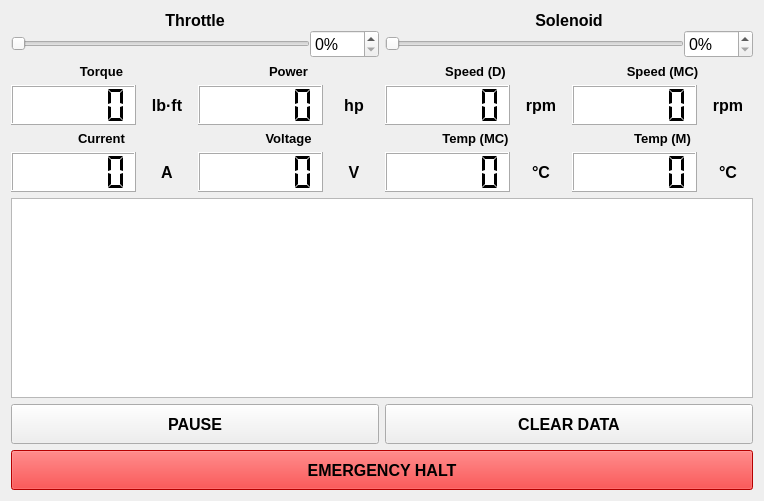
       <widget class="QWidget" name="tabDyno">
        <attribute name="title">
         <string>Dyno Monitor</string>
        </attribute>
        <layout class="QVBoxLayout" name="verticalLayout">
         <item>
          <layout class="QHBoxLayout" name="hLayoutInput">
           <item>
            <layout class="QVBoxLayout" name="vLayoutThrottle">
             <property name="spacing">
              <number>0</number>
             </property>
             <item>
              <widget class="QLabel" name="labelThrottle">
               <property name="font">
                <font>
                 <pointsize>12</pointsize>
                 <weight>75</weight>
                 <bold>true</bold>
                </font>
               </property>
               <property name="text">
                <string>Throttle</string>
               </property>
               <property name="alignment">
                <set>Qt::AlignCenter</set>
               </property>
              </widget>
             </item>
             <item>
              <layout class="QHBoxLayout" name="hLayoutThrottle">
               <item>
                <widget class="QSlider" name="hSliderThrottle">
                 <property name="maximum">
                  <number>100</number>
                 </property>
                 <property name="orientation">
                  <enum>Qt::Horizontal</enum>
                 </property>
                </widget>
               </item>
               <item>
                <widget class="QDoubleSpinBox" name="spinBoxThrottle">
                 <property name="font">
                  <font>
                   <pointsize>12</pointsize>
                  </font>
                 </property>
                 <property name="suffix">
                  <string>%</string>
                 </property>
                 <property name="decimals">
                  <number>0</number>
                 </property>
                 <property name="maximum">
                  <double>100.000000000000000</double>
                 </property>
                </widget>
               </item>
              </layout>
             </item>
            </layout>
           </item>
           <item>
            <layout class="QVBoxLayout" name="vLayoutLoad">
             <property name="spacing">
              <number>0</number>
             </property>
             <item>
              <widget class="QLabel" name="labelLoad">
               <property name="font">
                <font>
                 <pointsize>12</pointsize>
                 <weight>75</weight>
                 <bold>true</bold>
                </font>
               </property>
               <property name="text">
                <string>Solenoid</string>
               </property>
               <property name="alignment">
                <set>Qt::AlignCenter</set>
               </property>
              </widget>
             </item>
             <item>
              <layout class="QHBoxLayout" name="hlLayoutLoad">
               <item>
                <widget class="QSlider" name="hSliderLoad">
                 <property name="maximum">
                  <number>100</number>
                 </property>
                 <property name="orientation">
                  <enum>Qt::Horizontal</enum>
                 </property>
                </widget>
               </item>
               <item>
                <widget class="QDoubleSpinBox" name="spinBoxLoad">
                 <property name="font">
                  <font>
                   <pointsize>12</pointsize>
                  </font>
                 </property>
                 <property name="suffix">
                  <string>%</string>
                 </property>
                 <property name="decimals">
                  <number>0</number>
                 </property>
                 <property name="maximum">
                  <double>100.000000000000000</double>
                 </property>
                </widget>
               </item>
              </layout>
             </item>
            </layout>
           </item>
          </layout>
         </item>
         <item>
          <layout class="QHBoxLayout" name="hLayoutOutput_1">
           <item>
            <layout class="QVBoxLayout" name="vLayoutTorque">
             <item>
              <widget class="QLabel" name="labelTorque">
               <property name="font">
                <font>
                 <pointsize>10</pointsize>
                 <weight>75</weight>
                 <bold>true</bold>
                </font>
               </property>
               <property name="text">
                <string>Torque</string>
               </property>
               <property name="alignment">
                <set>Qt::AlignCenter</set>
               </property>
               <property name="margin">
                <number>3</number>
               </property>
              </widget>
             </item>
             <item>
              <layout class="QHBoxLayout" name="hLayoutTorque">
               <item>
                <widget class="QLCDNumber" name="lcdNumberTorque">
                 <property name="sizePolicy">
                  <sizepolicy hsizetype="Expanding" vsizetype="Fixed">
                   <horstretch>0</horstretch>
                   <verstretch>0</verstretch>
                  </sizepolicy>
                 </property>
                 <property name="minimumSize">
                  <size>
                   <width>125</width>
                   <height>40</height>
                  </size>
                 </property>
                 <property name="styleSheet">
                  <string notr="true">background-color: white;</string>
                 </property>
                 <property name="smallDecimalPoint">
                  <bool>true</bool>
                 </property>
                 <property name="digitCount">
                  <number>5</number>
                 </property>
                 <property name="segmentStyle">
                  <enum>QLCDNumber::Flat</enum>
                 </property>
                 <property name="value" stdset="0">
                  <double>0.000000000000000</double>
                 </property>
                 <property name="intValue" stdset="0">
                  <number>0</number>
                 </property>
                </widget>
               </item>
               <item>
                <widget class="QLabel" name="labelTorqueUnits">
                 <property name="sizePolicy">
                  <sizepolicy hsizetype="Minimum" vsizetype="Preferred">
                   <horstretch>0</horstretch>
                   <verstretch>0</verstretch>
                  </sizepolicy>
                 </property>
                 <property name="minimumSize">
                  <size>
                   <width>50</width>
                   <height>0</height>
                  </size>
                 </property>
                 <property name="font">
                  <font>
                   <pointsize>12</pointsize>
                   <weight>75</weight>
                   <bold>true</bold>
                  </font>
                 </property>
                 <property name="text">
                  <string>lb·ft</string>
                 </property>
                 <property name="alignment">
                  <set>Qt::AlignCenter</set>
                 </property>
                 <property name="margin">
                  <number>5</number>
                 </property>
                </widget>
               </item>
              </layout>
             </item>
            </layout>
           </item>
           <item>
            <layout class="QVBoxLayout" name="vLayoutPower">
             <item>
              <widget class="QLabel" name="labelTach_2">
               <property name="font">
                <font>
                 <pointsize>10</pointsize>
                 <weight>75</weight>
                 <bold>true</bold>
                </font>
               </property>
               <property name="text">
                <string>Power</string>
               </property>
               <property name="alignment">
                <set>Qt::AlignCenter</set>
               </property>
               <property name="margin">
                <number>3</number>
               </property>
              </widget>
             </item>
             <item>
              <layout class="QHBoxLayout" name="hLayoutPowerLCD">
               <item>
                <widget class="QLCDNumber" name="lcdNumberPower">
                 <property name="sizePolicy">
                  <sizepolicy hsizetype="Expanding" vsizetype="Fixed">
                   <horstretch>0</horstretch>
                   <verstretch>0</verstretch>
                  </sizepolicy>
                 </property>
                 <property name="minimumSize">
                  <size>
                   <width>125</width>
                   <height>40</height>
                  </size>
                 </property>
                 <property name="styleSheet">
                  <string notr="true">background-color: white;</string>
                 </property>
                 <property name="smallDecimalPoint">
                  <bool>true</bool>
                 </property>
                 <property name="digitCount">
                  <number>5</number>
                 </property>
                 <property name="segmentStyle">
                  <enum>QLCDNumber::Flat</enum>
                 </property>
                 <property name="value" stdset="0">
                  <double>0.000000000000000</double>
                 </property>
                 <property name="intValue" stdset="0">
                  <number>0</number>
                 </property>
                </widget>
               </item>
               <item>
                <widget class="QLabel" name="labelPowerUnits">
                 <property name="sizePolicy">
                  <sizepolicy hsizetype="Minimum" vsizetype="Preferred">
                   <horstretch>0</horstretch>
                   <verstretch>0</verstretch>
                  </sizepolicy>
                 </property>
                 <property name="minimumSize">
                  <size>
                   <width>50</width>
                   <height>0</height>
                  </size>
                 </property>
                 <property name="font">
                  <font>
                   <pointsize>12</pointsize>
                   <weight>75</weight>
                   <bold>true</bold>
                  </font>
                 </property>
                 <property name="text">
                  <string>hp</string>
                 </property>
                 <property name="alignment">
                  <set>Qt::AlignCenter</set>
                 </property>
                 <property name="margin">
                  <number>5</number>
                 </property>
                </widget>
               </item>
              </layout>
             </item>
            </layout>
           </item>
           <item>
            <layout class="QVBoxLayout" name="vLayoutTach">
             <item>
              <widget class="QLabel" name="labelTach">
               <property name="font">
                <font>
                 <pointsize>10</pointsize>
                 <weight>75</weight>
                 <bold>true</bold>
                </font>
               </property>
               <property name="text">
                <string>Speed (D)</string>
               </property>
               <property name="alignment">
                <set>Qt::AlignCenter</set>
               </property>
               <property name="margin">
                <number>3</number>
               </property>
              </widget>
             </item>
             <item>
              <layout class="QHBoxLayout" name="hLayoutTachLCD">
               <item>
                <widget class="QLCDNumber" name="lcdNumberTach">
                 <property name="sizePolicy">
                  <sizepolicy hsizetype="Expanding" vsizetype="Fixed">
                   <horstretch>0</horstretch>
                   <verstretch>0</verstretch>
                  </sizepolicy>
                 </property>
                 <property name="minimumSize">
                  <size>
                   <width>125</width>
                   <height>40</height>
                  </size>
                 </property>
                 <property name="styleSheet">
                  <string notr="true">background-color: white;</string>
                 </property>
                 <property name="smallDecimalPoint">
                  <bool>true</bool>
                 </property>
                 <property name="digitCount">
                  <number>5</number>
                 </property>
                 <property name="segmentStyle">
                  <enum>QLCDNumber::Flat</enum>
                 </property>
                 <property name="value" stdset="0">
                  <double>0.000000000000000</double>
                 </property>
                 <property name="intValue" stdset="0">
                  <number>0</number>
                 </property>
                </widget>
               </item>
               <item>
                <widget class="QLabel" name="labelTachUnits">
                 <property name="sizePolicy">
                  <sizepolicy hsizetype="Minimum" vsizetype="Preferred">
                   <horstretch>0</horstretch>
                   <verstretch>0</verstretch>
                  </sizepolicy>
                 </property>
                 <property name="minimumSize">
                  <size>
                   <width>50</width>
                   <height>0</height>
                  </size>
                 </property>
                 <property name="font">
                  <font>
                   <pointsize>12</pointsize>
                   <weight>75</weight>
                   <bold>true</bold>
                  </font>
                 </property>
                 <property name="text">
                  <string>rpm</string>
                 </property>
                 <property name="alignment">
                  <set>Qt::AlignCenter</set>
                 </property>
                 <property name="margin">
                  <number>5</number>
                 </property>
                </widget>
               </item>
              </layout>
             </item>
            </layout>
           </item>
           <item>
            <layout class="QVBoxLayout" name="vLayoutTachCAN">
             <item>
              <widget class="QLabel" name="labelTachCAN">
               <property name="font">
                <font>
                 <pointsize>10</pointsize>
                 <weight>75</weight>
                 <bold>true</bold>
                </font>
               </property>
               <property name="text">
                <string>Speed (MC)</string>
               </property>
               <property name="alignment">
                <set>Qt::AlignCenter</set>
               </property>
               <property name="margin">
                <number>3</number>
               </property>
              </widget>
             </item>
             <item>
              <layout class="QHBoxLayout" name="hLayoutTachCAN">
               <item>
                <widget class="QLCDNumber" name="lcdNumberTachCAN">
                 <property name="sizePolicy">
                  <sizepolicy hsizetype="Expanding" vsizetype="Fixed">
                   <horstretch>0</horstretch>
                   <verstretch>0</verstretch>
                  </sizepolicy>
                 </property>
                 <property name="minimumSize">
                  <size>
                   <width>125</width>
                   <height>40</height>
                  </size>
                 </property>
                 <property name="styleSheet">
                  <string notr="true">background-color: white;</string>
                 </property>
                 <property name="smallDecimalPoint">
                  <bool>true</bool>
                 </property>
                 <property name="digitCount">
                  <number>5</number>
                 </property>
                 <property name="segmentStyle">
                  <enum>QLCDNumber::Flat</enum>
                 </property>
                 <property name="value" stdset="0">
                  <double>0.000000000000000</double>
                 </property>
                 <property name="intValue" stdset="0">
                  <number>0</number>
                 </property>
                </widget>
               </item>
               <item>
                <widget class="QLabel" name="labelTachCANUnits">
                 <property name="sizePolicy">
                  <sizepolicy hsizetype="Minimum" vsizetype="Preferred">
                   <horstretch>0</horstretch>
                   <verstretch>0</verstretch>
                  </sizepolicy>
                 </property>
                 <property name="minimumSize">
                  <size>
                   <width>50</width>
                   <height>0</height>
                  </size>
                 </property>
                 <property name="font">
                  <font>
                   <pointsize>12</pointsize>
                   <weight>75</weight>
                   <bold>true</bold>
                  </font>
                 </property>
                 <property name="text">
                  <string>rpm</string>
                 </property>
                 <property name="alignment">
                  <set>Qt::AlignCenter</set>
                 </property>
                 <property name="margin">
                  <number>5</number>
                 </property>
                </widget>
               </item>
              </layout>
             </item>
            </layout>
           </item>
          </layout>
         </item>
         <item>
          <layout class="QHBoxLayout" name="hLayoutOutput_2">
           <item>
            <layout class="QVBoxLayout" name="vLayoutCurrent">
             <item>
              <widget class="QLabel" name="labelCurrent">
               <property name="font">
                <font>
                 <pointsize>10</pointsize>
                 <weight>75</weight>
                 <bold>true</bold>
                </font>
               </property>
               <property name="text">
                <string>Current</string>
               </property>
               <property name="alignment">
                <set>Qt::AlignCenter</set>
               </property>
               <property name="margin">
                <number>3</number>
               </property>
              </widget>
             </item>
             <item>
              <layout class="QHBoxLayout" name="hLayoutCurrentLCD">
               <item>
                <widget class="QLCDNumber" name="lcdNumberCurrent">
                 <property name="sizePolicy">
                  <sizepolicy hsizetype="Expanding" vsizetype="Fixed">
                   <horstretch>0</horstretch>
                   <verstretch>0</verstretch>
                  </sizepolicy>
                 </property>
                 <property name="minimumSize">
                  <size>
                   <width>125</width>
                   <height>40</height>
                  </size>
                 </property>
                 <property name="styleSheet">
                  <string notr="true">background-color: white;</string>
                 </property>
                 <property name="smallDecimalPoint">
                  <bool>true</bool>
                 </property>
                 <property name="digitCount">
                  <number>5</number>
                 </property>
                 <property name="segmentStyle">
                  <enum>QLCDNumber::Flat</enum>
                 </property>
                 <property name="value" stdset="0">
                  <double>0.000000000000000</double>
                 </property>
                 <property name="intValue" stdset="0">
                  <number>0</number>
                 </property>
                </widget>
               </item>
               <item>
                <widget class="QLabel" name="labelCurrentUnits">
                 <property name="sizePolicy">
                  <sizepolicy hsizetype="Minimum" vsizetype="Preferred">
                   <horstretch>0</horstretch>
                   <verstretch>0</verstretch>
                  </sizepolicy>
                 </property>
                 <property name="minimumSize">
                  <size>
                   <width>50</width>
                   <height>0</height>
                  </size>
                 </property>
                 <property name="font">
                  <font>
                   <pointsize>12</pointsize>
                   <weight>75</weight>
                   <bold>true</bold>
                  </font>
                 </property>
                 <property name="text">
                  <string>A</string>
                 </property>
                 <property name="alignment">
                  <set>Qt::AlignCenter</set>
                 </property>
                 <property name="margin">
                  <number>5</number>
                 </property>
                </widget>
               </item>
              </layout>
             </item>
            </layout>
           </item>
           <item>
            <layout class="QVBoxLayout" name="vLayoutVoltage">
             <item>
              <widget class="QLabel" name="labelTach_3">
               <property name="font">
                <font>
                 <pointsize>10</pointsize>
                 <weight>75</weight>
                 <bold>true</bold>
                </font>
               </property>
               <property name="text">
                <string>Voltage</string>
               </property>
               <property name="alignment">
                <set>Qt::AlignCenter</set>
               </property>
               <property name="margin">
                <number>3</number>
               </property>
              </widget>
             </item>
             <item>
              <layout class="QHBoxLayout" name="hLayoutVoltageLCD">
               <item>
                <widget class="QLCDNumber" name="lcdNumberVoltage">
                 <property name="sizePolicy">
                  <sizepolicy hsizetype="Expanding" vsizetype="Fixed">
                   <horstretch>0</horstretch>
                   <verstretch>0</verstretch>
                  </sizepolicy>
                 </property>
                 <property name="minimumSize">
                  <size>
                   <width>125</width>
                   <height>40</height>
                  </size>
                 </property>
                 <property name="styleSheet">
                  <string notr="true">background-color: white;</string>
                 </property>
                 <property name="smallDecimalPoint">
                  <bool>true</bool>
                 </property>
                 <property name="digitCount">
                  <number>5</number>
                 </property>
                 <property name="segmentStyle">
                  <enum>QLCDNumber::Flat</enum>
                 </property>
                 <property name="value" stdset="0">
                  <double>0.000000000000000</double>
                 </property>
                 <property name="intValue" stdset="0">
                  <number>0</number>
                 </property>
                </widget>
               </item>
               <item>
                <widget class="QLabel" name="labelVoltageUnits_2">
                 <property name="sizePolicy">
                  <sizepolicy hsizetype="Minimum" vsizetype="Preferred">
                   <horstretch>0</horstretch>
                   <verstretch>0</verstretch>
                  </sizepolicy>
                 </property>
                 <property name="minimumSize">
                  <size>
                   <width>50</width>
                   <height>0</height>
                  </size>
                 </property>
                 <property name="font">
                  <font>
                   <pointsize>12</pointsize>
                   <weight>75</weight>
                   <bold>true</bold>
                  </font>
                 </property>
                 <property name="text">
                  <string>V</string>
                 </property>
                 <property name="alignment">
                  <set>Qt::AlignCenter</set>
                 </property>
                 <property name="margin">
                  <number>5</number>
                 </property>
                </widget>
               </item>
              </layout>
             </item>
            </layout>
           </item>
           <item>
            <layout class="QVBoxLayout" name="vLayoutMCTemp">
             <item>
              <widget class="QLabel" name="labelMCTemp">
               <property name="font">
                <font>
                 <pointsize>10</pointsize>
                 <weight>75</weight>
                 <bold>true</bold>
                </font>
               </property>
               <property name="text">
                <string>Temp (MC)</string>
               </property>
               <property name="alignment">
                <set>Qt::AlignCenter</set>
               </property>
               <property name="margin">
                <number>3</number>
               </property>
              </widget>
             </item>
             <item>
              <layout class="QHBoxLayout" name="hLayoutMCTempLCD">
               <item>
                <widget class="QLCDNumber" name="lcdNumberMCTemp">
                 <property name="sizePolicy">
                  <sizepolicy hsizetype="Expanding" vsizetype="Fixed">
                   <horstretch>0</horstretch>
                   <verstretch>0</verstretch>
                  </sizepolicy>
                 </property>
                 <property name="minimumSize">
                  <size>
                   <width>125</width>
                   <height>40</height>
                  </size>
                 </property>
                 <property name="styleSheet">
                  <string notr="true">background-color: white;</string>
                 </property>
                 <property name="smallDecimalPoint">
                  <bool>true</bool>
                 </property>
                 <property name="digitCount">
                  <number>5</number>
                 </property>
                 <property name="segmentStyle">
                  <enum>QLCDNumber::Flat</enum>
                 </property>
                 <property name="value" stdset="0">
                  <double>0.000000000000000</double>
                 </property>
                 <property name="intValue" stdset="0">
                  <number>0</number>
                 </property>
                </widget>
               </item>
               <item>
                <widget class="QLabel" name="labelMCTempUnits">
                 <property name="sizePolicy">
                  <sizepolicy hsizetype="Minimum" vsizetype="Preferred">
                   <horstretch>0</horstretch>
                   <verstretch>0</verstretch>
                  </sizepolicy>
                 </property>
                 <property name="minimumSize">
                  <size>
                   <width>50</width>
                   <height>0</height>
                  </size>
                 </property>
                 <property name="font">
                  <font>
                   <pointsize>12</pointsize>
                   <weight>75</weight>
                   <bold>true</bold>
                  </font>
                 </property>
                 <property name="text">
                  <string>°C</string>
                 </property>
                 <property name="alignment">
                  <set>Qt::AlignCenter</set>
                 </property>
                 <property name="margin">
                  <number>5</number>
                 </property>
                </widget>
               </item>
              </layout>
             </item>
            </layout>
           </item>
           <item>
            <layout class="QVBoxLayout" name="vLayoutMTemp">
             <item>
              <widget class="QLabel" name="labelMTemp">
               <property name="font">
                <font>
                 <pointsize>10</pointsize>
                 <weight>75</weight>
                 <bold>true</bold>
                </font>
               </property>
               <property name="text">
                <string>Temp (M)</string>
               </property>
               <property name="alignment">
                <set>Qt::AlignCenter</set>
               </property>
               <property name="margin">
                <number>3</number>
               </property>
              </widget>
             </item>
             <item>
              <layout class="QHBoxLayout" name="hLayoutMTemp">
               <item>
                <widget class="QLCDNumber" name="lcdNumberMTemp">
                 <property name="sizePolicy">
                  <sizepolicy hsizetype="Expanding" vsizetype="Fixed">
                   <horstretch>0</horstretch>
                   <verstretch>0</verstretch>
                  </sizepolicy>
                 </property>
                 <property name="minimumSize">
                  <size>
                   <width>125</width>
                   <height>40</height>
                  </size>
                 </property>
                 <property name="autoFillBackground">
                  <bool>false</bool>
                 </property>
                 <property name="styleSheet">
                  <string notr="true">background-color: white;</string>
                 </property>
                 <property name="smallDecimalPoint">
                  <bool>true</bool>
                 </property>
                 <property name="digitCount">
                  <number>5</number>
                 </property>
                 <property name="segmentStyle">
                  <enum>QLCDNumber::Flat</enum>
                 </property>
                 <property name="value" stdset="0">
                  <double>0.000000000000000</double>
                 </property>
                 <property name="intValue" stdset="0">
                  <number>0</number>
                 </property>
                </widget>
               </item>
               <item>
                <widget class="QLabel" name="labelMTempUnits">
                 <property name="sizePolicy">
                  <sizepolicy hsizetype="Minimum" vsizetype="Preferred">
                   <horstretch>0</horstretch>
                   <verstretch>0</verstretch>
                  </sizepolicy>
                 </property>
                 <property name="minimumSize">
                  <size>
                   <width>50</width>
                   <height>0</height>
                  </size>
                 </property>
                 <property name="font">
                  <font>
                   <pointsize>12</pointsize>
                   <weight>75</weight>
                   <bold>true</bold>
                  </font>
                 </property>
                 <property name="text">
                  <string>°C</string>
                 </property>
                 <property name="alignment">
                  <set>Qt::AlignCenter</set>
                 </property>
                 <property name="margin">
                  <number>5</number>
                 </property>
                </widget>
               </item>
              </layout>
             </item>
            </layout>
           </item>
          </layout>
         </item>
         <item>
          <widget class="PlotWidget" name="dynoDataPlot">
           <property name="minimumSize">
            <size>
             <width>0</width>
             <height>200</height>
            </size>
           </property>
          </widget>
         </item>
         <item>
          <layout class="QHBoxLayout" name="hLayoutDataButtons">
           <item>
            <widget class="QPushButton" name="buttonPauseData">
             <property name="minimumSize">
              <size>
               <width>0</width>
               <height>40</height>
              </size>
             </property>
             <property name="font">
              <font>
               <pointsize>12</pointsize>
               <weight>75</weight>
               <bold>true</bold>
              </font>
             </property>
             <property name="text">
              <string>PAUSE</string>
             </property>
             <property name="checkable">
              <bool>true</bool>
             </property>
             <property name="default">
              <bool>false</bool>
             </property>
             <property name="flat">
              <bool>false</bool>
             </property>
            </widget>
           </item>
           <item>
            <widget class="QPushButton" name="buttonClearData">
             <property name="minimumSize">
              <size>
               <width>0</width>
               <height>40</height>
              </size>
             </property>
             <property name="font">
              <font>
               <pointsize>12</pointsize>
               <weight>75</weight>
               <bold>true</bold>
              </font>
             </property>
             <property name="text">
              <string>CLEAR DATA</string>
             </property>
             <property name="default">
              <bool>false</bool>
             </property>
             <property name="flat">
              <bool>false</bool>
             </property>
            </widget>
           </item>
          </layout>
         </item>
         <item>
          <widget class="QPushButton" name="buttonEmergency">
           <property name="minimumSize">
            <size>
             <width>0</width>
             <height>40</height>
            </size>
           </property>
           <property name="font">
            <font>
             <pointsize>12</pointsize>
             <weight>75</weight>
             <bold>true</bold>
            </font>
           </property>
           <property name="styleSheet">
            <string notr="true">background-color: red;</string>
           </property>
           <property name="text">
            <string>EMERGENCY HALT</string>
           </property>
           <property name="default">
            <bool>false</bool>
           </property>
           <property name="flat">
            <bool>false</bool>
           </property>
          </widget>
         </item>
        </layout>
        <zorder>dynoDataPlot</zorder>
        <zorder>buttonEmergency</zorder>
        <zorder></zorder>
       </widget>
